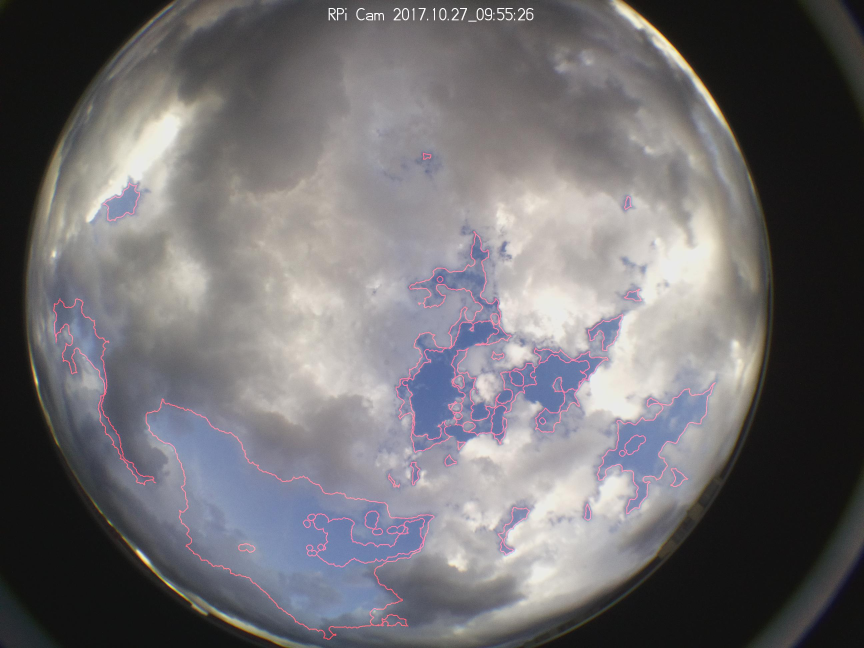
#> input picture Examples/matlab_contour_tl_0020_0746_20171027_095526.jpg, 2592 x 1944 px, given in place of tl_0020_0746_20171027_095526.jpg, which was not available (shown at 1/3 size)
$ python contour.py   (older library calls are emulated)
#> lines starting #> are read from the running program, lines starting #| are printed output that depends on the picture; after the words box and inside, x2 and y2 are one past the last pixel; in counts of white or black regions, pixels touching at a corner belong together; pictures that were not available may be replaced by others from this repository, and a replacement may not be noted
#> in main, img is the input picture: shape (1944, 2592, 3); mean B, G, R 113.2, 110.2, 112.5
import numpy as np
from matplotlib import pyplot as plt
import cv2
import math
from copy import deepcopy

global input_path
global output_path
input_path  = r'C:\Users\tahorvat\PycharmProjects\Segmentation\rpiCam\tl_0020_0746_20171027_095526.jpg'  # @ Lab
matCnt_path = r'C:\Users\tahorvat\PycharmProjects\Segmentation\Examples\matlab_contour_tl_0020_0746_20171027_095526.jpg' # @ Lab

#input_path  = r'C:\Hoa_Python_Projects\Segmentation\rpiCam\tl_0020_0746_20171027_095526.jpg'   # @ Home
#matCnt_path = r'C:\Hoa_Python_Projects\Segmentation\matlab_contour_tl_0020_0746_20171027_095526.jpg' # @ Home

class Segmentation(object):
    def __init__(self):
        # Create image mask
        size = 1944, 2592, 3
        empty_img = np.zeros(size, dtype=np.uint8)
        self.mask = self.cmask([880, 1190], 1117, empty_img)

    def cmask(self, index, radius, array):
        """Generates the mask for a given input image.
        The generated mask is needed to remove occlusions during post-processing steps.

        Args:
            index (numpy array): Array containing the x- and y- co-ordinate of the center of the circular mask.
            radius (float): Radius of the circular mask.
            array (numpy array): Input sky/cloud image for which the mask is generated.

        Returns:
            numpy array: Generated mask image."""

        a, b = index
        is_rgb = len(array.shape)

        if is_rgb == 3:
            ash = array.shape
            nx = ash[0]
            ny = ash[1]
        else:
            nx, ny = array.shape

        s = (nx, ny)
        image_mask = np.zeros(s)
        y, x = np.ogrid[-a:nx - a, -b:ny - b]
        mask = x * x + y * y <= radius * radius
        image_mask[mask] = 1

        return (image_mask)

    # [18 lines left out: function get_masked_img, not called in this run]

    def maske_OpenCV_Image(self, input_image):

        red   = input_image[:, :, 0]
        green = input_image[:, :, 1]
        blue  = input_image[:, :, 2]

        r_img = red.astype(float)   * self.mask
        g_img = green.astype(float) * self.mask
        b_img = blue.astype(float) * self.mask
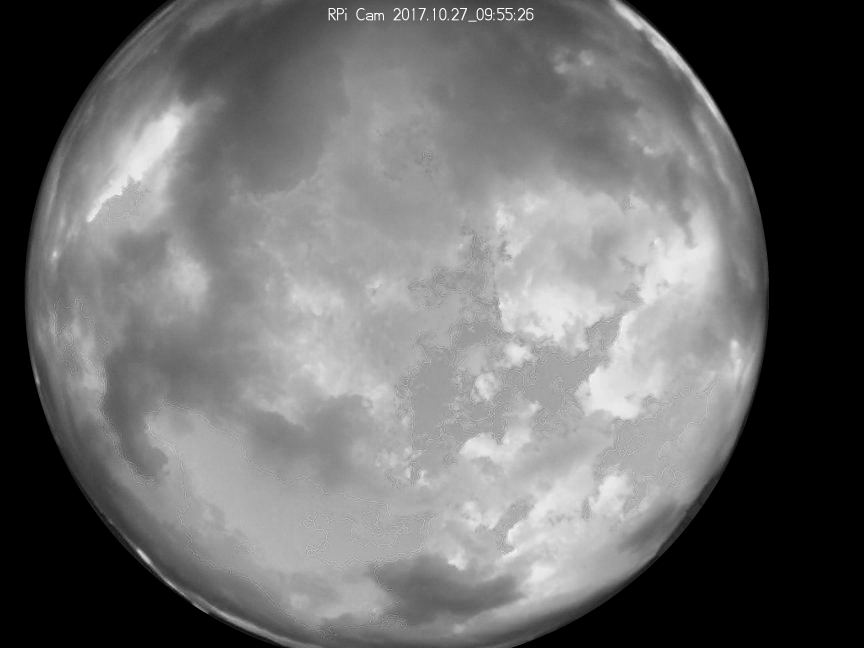
#> b_img: shape (1944, 2592) float64 (shown at 1/3 size); min 0, max 255, mean 107.5

        dimension = (input_image.shape[0], input_image.shape[1], 3)
#> dimension = (1944, 2592, 3)
        output_img = np.zeros(dimension, dtype=np.uint8)

        output_img[..., 0] = r_img[:, :]
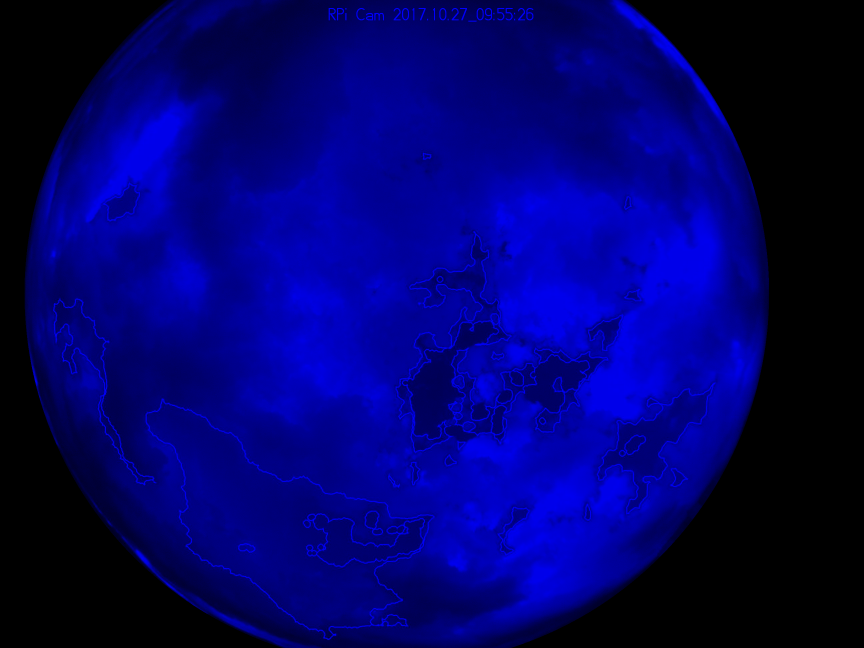
#> output_img: shape (1944, 2592, 3) (shown at 1/3 size); mean of channels 0, 1, 2 106.5, 0, 0; drawn as B, G, R
        output_img[..., 1] = g_img[:, :]
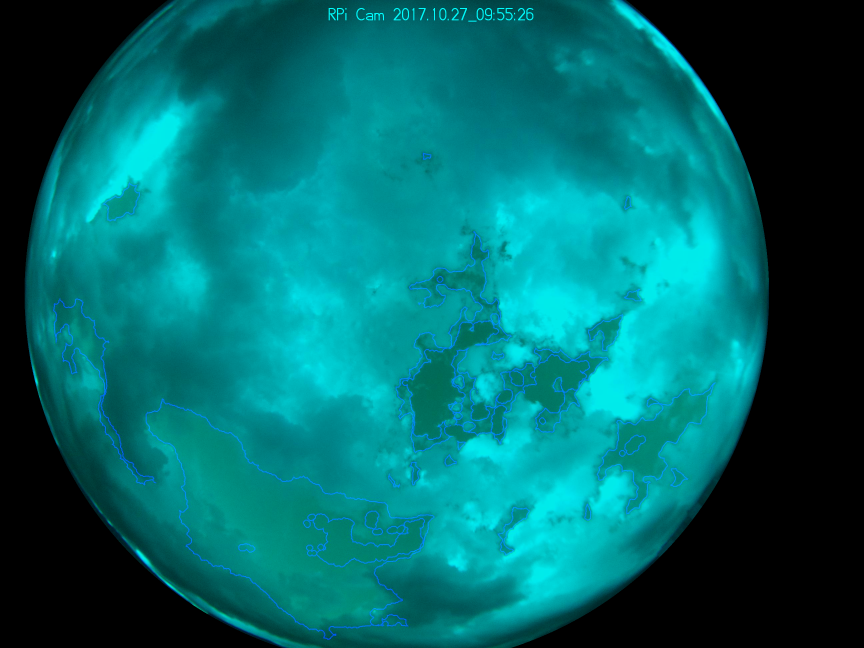
#> output_img: shape (1944, 2592, 3) (shown at 1/3 size); mean of channels 0, 1, 2 106.5, 104.3, 0; drawn as B, G, R
        output_img[..., 2] = b_img[:, :]

        return output_img

    def draw_contour_1(self,image,minArea = 300.0,TrCol = [150, 117],LimitVal = 9):
        'new better version'
#> called with minArea = 300, LimitVal = 7

        #minArea = 300.0  # minimum size of Area
        #TrCol = [142, 120]
        #LimitVal = 7

        imageYCbCr = cv2.cvtColor(image, cv2.COLOR_BGR2YCR_CB)
#> imageYCbCr: shape (1944, 2592, 3); mean of channels 0, 1, 2 105.6, 129.3, 128.5
        imageYCbCr = imageYCbCr.astype(np.double)
#> imageYCbCr: shape (1944, 2592, 3) float64; mean of channels 0, 1, 2 105.6, 129.3, 128.5

        Y = imageYCbCr[..., 0]
        Cb = imageYCbCr[..., 1]
        Cr = imageYCbCr[..., 2]
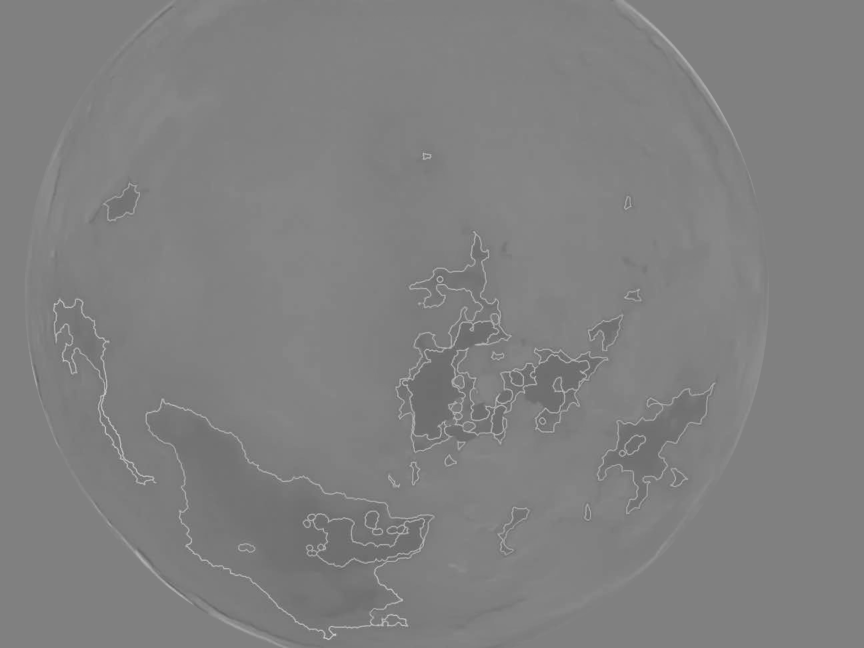
#> Cr: shape (1944, 2592) float64 (shown at 1/3 size); min 89, max 214, mean 128.5

        index_Img = ((Cb - TrCol[0]) ** 2 + (Cr - TrCol[1]) ** 2) < LimitVal ** 2
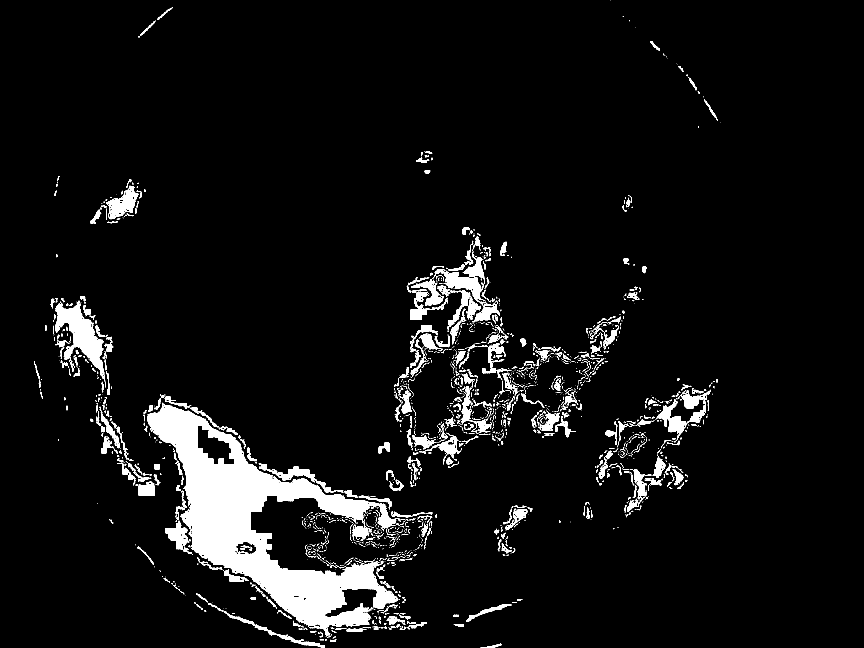
#> index_Img: shape (1944, 2592) bool (shown at 1/3 size); 5.8% white; 2401 white regions (1789 under 20 px), largest, box (x1, y1, x2, y2) and area: (441, 1212, 1202, 1906) 155839, (166, 902, 313, 1127) 12656, (1303, 755, 1499, 967) 8496

        #fig2 = plt.figure(2)
        #plt.title('index Image')
        #plt.imshow(index_Img,cmap ='gray')

        imgray = np.array(index_Img, dtype=np.uint8)

        kernel = cv2.getStructuringElement(cv2.MORPH_ELLIPSE, (4, 4))
        closing = cv2.morphologyEx(imgray, cv2.MORPH_CLOSE, kernel)
#> closing: shape (1944, 2592); values 0 (black) and 1 (white), 6.1% white; 1352 white regions (892 under 20 px), largest, box (x1, y1, x2, y2) and area: (442, 1209, 1217, 1914) 161276, (167, 903, 319, 1163) 13846, (1297, 710, 1500, 970) 9623

        #fig3 = plt.figure(3)
        #plt.title('closing')
        #plt.imshow(closing,cmap ='gray')

        erode = cv2.morphologyEx(closing, cv2.MORPH_ERODE, kernel)
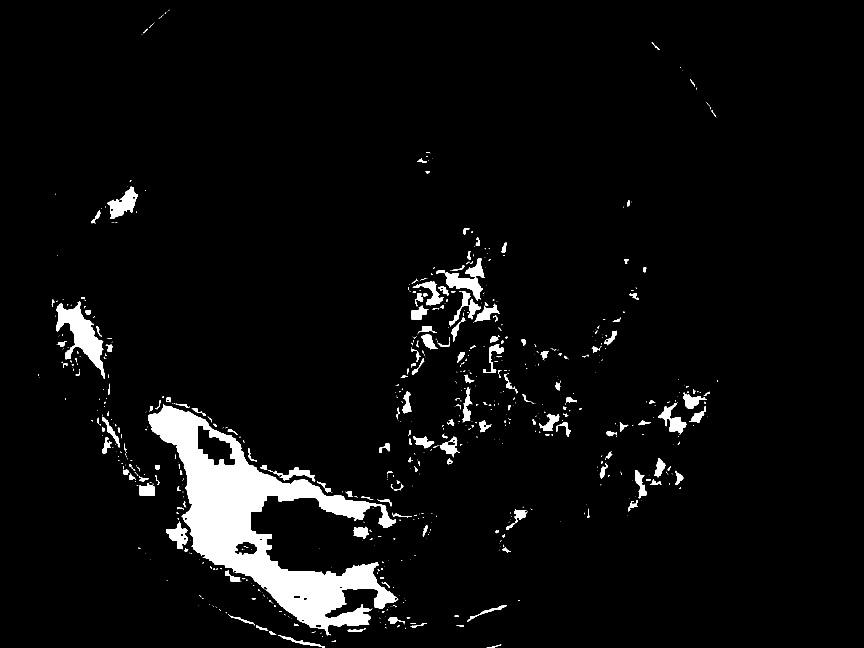
#> erode: shape (1944, 2592) (shown at 1/3 size); values 0 (black) and 1 (white), 4.6% white; 719 white regions (505 under 20 px)

        #fig4 = plt.figure(4)
        #plt.title('erode')
        #plt.imshow(erode,cmap ='gray')

        # RETR_EXTERNAL
        # RETR_LIST
        # RETR_TREE

        im2, contours, hierarchy = cv2.findContours(erode, cv2.RETR_EXTERNAL, cv2.CHAIN_APPROX_SIMPLE)
#> contours = 713 contours, 536 with area under 20; largest, box (x1, y1, x2, y2) and area: (444, 1213, 1195, 1906) 158238, (170, 905, 315, 1135) 11642, (1308, 775, 1453, 902) 5362, (322, 560, 414, 656) 3914, (1974, 1209, 2060, 1304) 2612

        # [8 lines of commented-out code are left out]

        cleaned_contours = []

        for cnt in contours:
            area = cv2.contourArea(cnt)
            if (area > minArea):
                cleaned_contours.append(cnt)
#> this loop made 713 passes
#> area on passes 1, 2, 4: 62, 24, 619
#> after the loop, cleaned_contours = 42 contours; largest, box (x1, y1, x2, y2) and area: (444, 1213, 1195, 1906) 158238, (170, 905, 315, 1135) 11642, (1308, 775, 1453, 902) 5362, (322, 560, 414, 656) 3914, (1974, 1209, 2060, 1304) 2612

        img_cleand_contours = cv2.drawContours(deepcopy(image), cleaned_contours, -1, (0, 0, 0), 3)


        return img_cleand_contours

    # [48 lines left out: function draw_contour_2, not called in this run]

    def blendImages(self, img1,img2):
        alpha = 0.5  # must be [0,1]
        beta = (1.0 - alpha)

        #print('img1: shape: {}'.format(img1.shape))
        #print('img2: shape: {}'.format(img2.shape))

        superimposed = cv2.addWeighted(img1, alpha, img2, beta, 0.0)
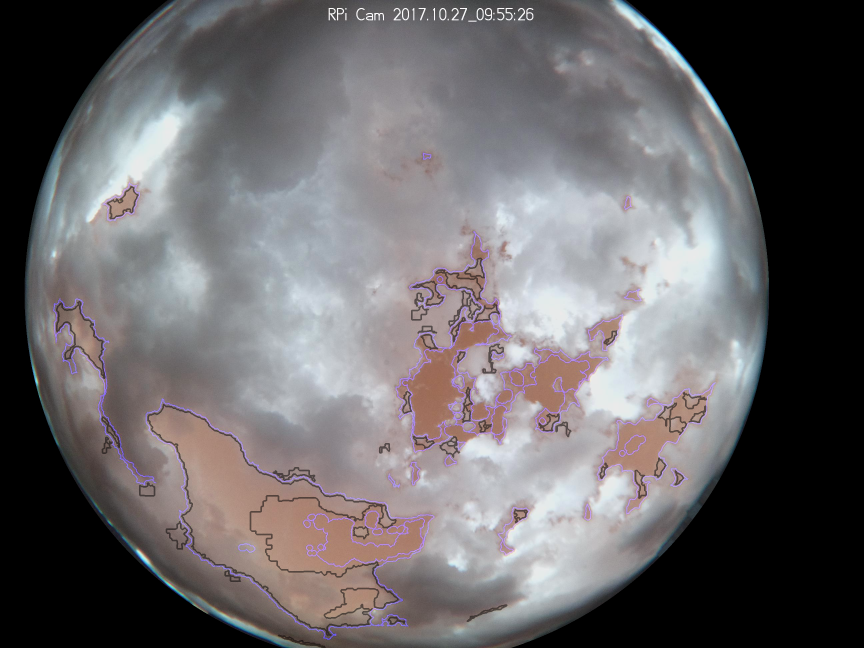
#> superimposed: shape (1944, 2592, 3) (shown at 1/3 size); mean of channels 0, 1, 2 105.7, 103.5, 106.5; drawn as B, G, R

        fig6 = plt.figure(6)
        plt.title('Superimposed')
        plt.imshow(superimposed)
        plt.show()

        return superimposed

def main():
    try:
        img = cv2.imread(input_path)
        img = cv2.cvtColor(img, cv2.COLOR_BGR2RGB)

        seg = Segmentation()
        masked_img = seg.maske_OpenCV_Image(img)

        img_with_contour = seg.draw_contour_1(masked_img,TrCol = [142, 120],LimitVal = 7)

        matcnt = cv2.imread(matCnt_path)
        matContour = cv2.cvtColor(matcnt,cv2.COLOR_BGR2RGB)
        maked_matContour = seg.maske_OpenCV_Image(matContour)

        seg.blendImages(maked_matContour,img_with_contour)

    except Exception as e:
        print('Error in main: {}'.format(e))


if __name__ == '__main__':
    main()
